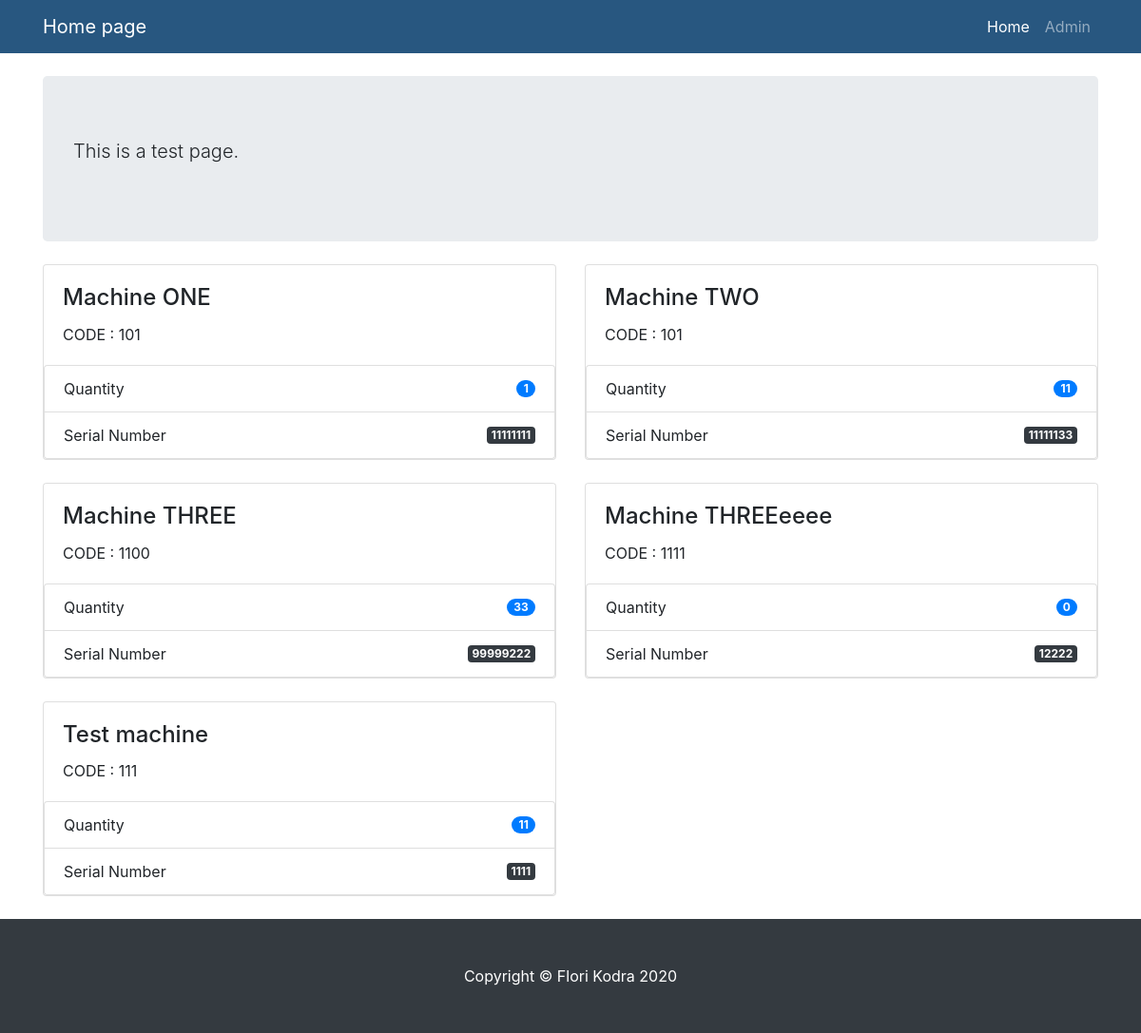
Page /index.php/home on the committed database.
### tables this page shows
CREATE TABLE `machines` (
  `machine_id` int(11) NOT NULL,
  `machine_title` varchar(400) NOT NULL,
  `machine_code` int(11) NOT NULL,
  `machine_sn` int(11) NOT NULL,
  `machine_quantity` int(11) NOT NULL,
  `machine_image` varchar(250) NOT NULL
);

### application/controllers/Home.php (called while the page is built, shortened)
<?php
class Home extends CI_Controller {
	public function index()
	{
		$this->load->model('home_model');
		$data["data_line"] = $this->home_model->selectdata();
		$this->load->view('home_view', $data);
	}
}

### index.php (called while the page is built, shortened)
<?php
require_once BASEPATH.'core/CodeIgniter.php';

### application/models/Home_model.php (called while the page is built, shortened)
<?php
class Home_model extends CI_model
{
	public function selectdata(){
		$this->db->select("*");
		$this->db->from("machines");
		$query = $this->db->get();
		return $query;
	}
}
?>

### application/views/home_view.php (the view, shortened to what this page needs)
<!DOCTYPE html>
<html lang="en">
<head>
  <link href="<?php echo base_url(); ?>assets_F/vendor/bootstrap/css/bootstrap.min.css" rel="stylesheet">
  <link href="<?php echo base_url(); ?>assets_F/css/heroic-features.css" rel="stylesheet">
</head>
<body>
  <nav class="navbar navbar-expand-lg navbar-dark fixed-top" style="background-color: #285780;">
    <div class="container">
      <a class="navbar-brand" href="#">Home page</a>
      <div class="collapse navbar-collapse" id="navbarResponsive">
        <ul class="navbar-nav ml-auto">
          <li class="nav-item active">
            <a class="nav-link" href="#">Home
            </a>
          </li>
          <li class="nav-item">
            <a class="nav-link" href="<?php echo base_url('login'); ?>">Admin</a>
          </li>
        </ul>
      </div>
    </div>
  </nav>
  <div class="container">
    <header class="jumbotron my-4">
      <p class="lead">This is a test page.</p>
    </header>
    <div class="row text-center" id="card_Result">
		<?php
		if(is_array($data_line) || is_object($data_line)){
		foreach ($data_line->result() as $result3) { ?>
		<div class="col-lg-6 col-md-6 mb-4">
			<div class="card h-100">
				<div class="card-body">
					<h4 class="card-title text-left"><?php echo $result3->machine_title?></h4>
					<p class="card-text text-left">CODE : <?php echo $result3->machine_code?></p>
				</div>
				<ul class="list-group">
					<li class="list-group-item d-flex justify-content-between align-items-center">
						Quantity
						<span class="badge badge-primary badge-pill"><?php echo $result3->machine_quantity?></span>
					</li>
					<li class="list-group-item d-flex justify-content-between align-items-center">
						Serial Number
						<span class="badge badge-primary badge-dark"><?php echo $result3->machine_sn?></span>
					</li>
				</ul>
			</div>
		</div><?php } }?>
    </div>
  </div>
  <footer class="py-5 bg-dark">
    <div class="container">
      <p class="m-0 text-center text-white">Copyright &copy; Flori Kodra 2020</p>
    </div>
  </footer>
</body>
</html>

### assets_F/css/heroic-features.css (style rules this page uses)
body { padding-top: 56px; }

### rows in the picture
machines: machine_title "Machine ONE", machine_code "101", machine_quantity "1", machine_sn "11111111"
machines: machine_title "Machine TWO", machine_code "101", machine_quantity "11", machine_sn "11111133"
machines: machine_title "Machine THREE", machine_code "1100", machine_quantity "33", machine_sn "99999222"
machines: machine_title "Machine THREEeeee", machine_code "1111", machine_quantity "0", machine_sn "12222"
machines: machine_title "Test machine", machine_code "111", machine_quantity "11", machine_sn "1111"
